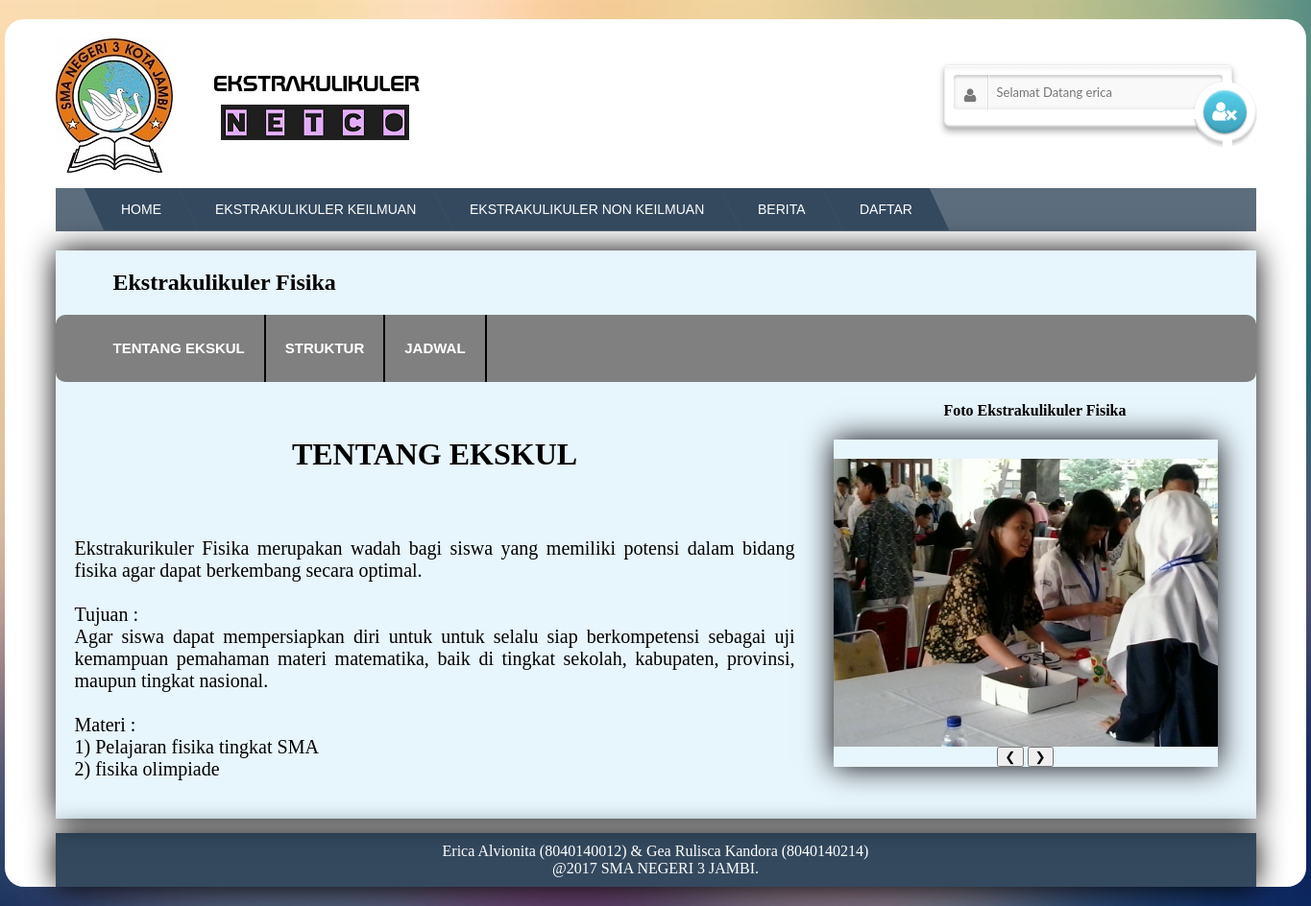
Page /home.php?page=tampil_ekskul.php&eks=ekskul_keilmuan&judul=tentang&jeks=eks2 (signed in) on the committed database.
### tables this page shows
CREATE TABLE `ekskul_keilmuan` (
  `kode_ekskul` varchar(20) NOT NULL,
  `nama_ekskul` varchar(20) NOT NULL,
  `tentang_ekskul` text NOT NULL,
  `struktur` text NOT NULL,
  `jadwal` text NOT NULL,
  `img1` varchar(200) NOT NULL,
  `img2` varchar(200) NOT NULL,
  `img3` varchar(200) NOT NULL
);

### tampil_ekskul.php (the view, shortened to what this page needs)
<?php
	  $eks = $_GET['eks'];
	  $jeks = $_GET['jeks'];
	  $judul = $_GET['judul'];
      $sql = mysql_fetch_array(mysql_query("SELECT * from $eks where kode_ekskul='$jeks'"));
      if(!isset($_SESSION['username'])){
           	echo "<script> alert('Anda Harus Login Untuk Mengakses Halaman Ini !');location ='index.php' </script>";
        }
      elseif (isset($_SESSION['username'])){
?>
<h2 align="left">&nbsp;&nbsp;&nbsp;&nbsp;&nbsp;	&nbsp;&nbsp;&nbsp; Ekstrakulikuler <?php echo $sql['nama_ekskul']; ?> </h2>
<div class="ekskul">
<ul>
	<li><a href="home.php?page=tampil_ekskul.php&eks=<?php echo $eks; ?>&judul=tentang&jeks=<?php echo $sql['kode_ekskul']; ?>">TENTANG EKSKUL</a></li>
	<li><a href="home.php?page=tampil_ekskul.php&eks=<?php echo $eks; ?>&judul=struktur&jeks=<?php echo $sql['kode_ekskul']; ?>">STRUKTUR</a></li>
	<li><a href="home.php?page=tampil_ekskul.php&eks=<?php echo $eks; ?>&judul=jadwal&jeks=<?php echo $sql['kode_ekskul']; ?>">JADWAL</a></li>
</ul>
</div>
<div class="wrap-ekskul">
<p align="justify" style="font-size: 20px;">
<?php
	if ($judul == "tentang") {
		echo "<h1>TENTANG EKSKUL</h1><p align='justify' style='font-size:20px;'><br><br>";
		echo nl2br($sql['tentang_ekskul']);
		echo "</p>";
	}
	elseif ($judul == "struktur") {
		echo "<h1>STRUKTUR</h1><p align='justify' style='font-size:20px;'><br><br>";
		echo nl2br($sql['struktur']);
		echo "</p>";
	}
	elseif ($judul == "jadwal") {
		echo "<h1>JADWAL</h1><p align='justify' style='font-size:20px;'><br><br>";
		echo nl2br($sql['jadwal']);
		echo "</p>";
	}
?>
</p>
</div>
<h4>Foto Ekstrakulikuler <?php echo $sql['nama_ekskul']; ?></h4>
<div class="wrap-slide">
  <?php echo "<img id='top-slide' class='mySlides' style='width:400px'  src='gambar/$eks/".$sql['img1']."' >"; ?>
  <button class="w3-button w3-black w3-display-left" onclick="plusDivs(-1)">&#10094;</button>
  <button class="w3-button w3-black w3-display-right" onclick="plusDivs(1)">&#10095;</button>
</div>
<?php
	}
?>

### style.css (style rules this page uses)
body { margin:20px 0px 20px 0px; background: url(gambar/b.jpg) fixed; background-repeat: no-repeat; background-size: 100%; }
.mySlides { display:none; margin-top: 20px; width:960px; height: 300px; }
a, a:visited { text-decoration:none; color: blue; }
html { box-sizing: border-box; }
*, *:before, *:after { box-sizing: inherit; }
body { background-color: #3498db; }

### tampil_ekskul.php (style rules this page uses)
.wrap-ekskul { width: 750px; float: left; margin: 20px; }
.ekskul { border-radius: 10px; width: 100%; float: left; background-color: grey; }
.ekskul ul { margin: 0px; }
.ekskul ul li { float:left; border-right: solid 2px black; list-style: none; }
.ekskul ul li a { color: white; display:block; font: 15px arial, verdana, sans-serif; font-weight: bold; padding: 26.5px 20px; text-decoration: none; }
.mySlides { margin-top: 20px; }
.wrap-slide { box-shadow: 0px 0px 30px black; width: 400px; float: left; margin-left: 20px; }

### rows in the picture
ekskul_keilmuan: nama_ekskul "Fisika", tentang_ekskul "Ekstrakurikuler Fisika merupakan wadah bagi siswa yang memiliki potensi dalam bidang fisika agar dapat berkembang secara optimal. Tujuan : Agar siswa dapat mempersiapkan diri untuk untuk selalu siap berkompetensi sebagai uji kemampuan pemahaman materi matematika, baik di tingkat sekolah, kabupaten, provinsi, maupun tingkat nasional. Materi : 1) Pelajaran fisika tingkat SMA 2) fisika olimpiade", img1 (picture)
